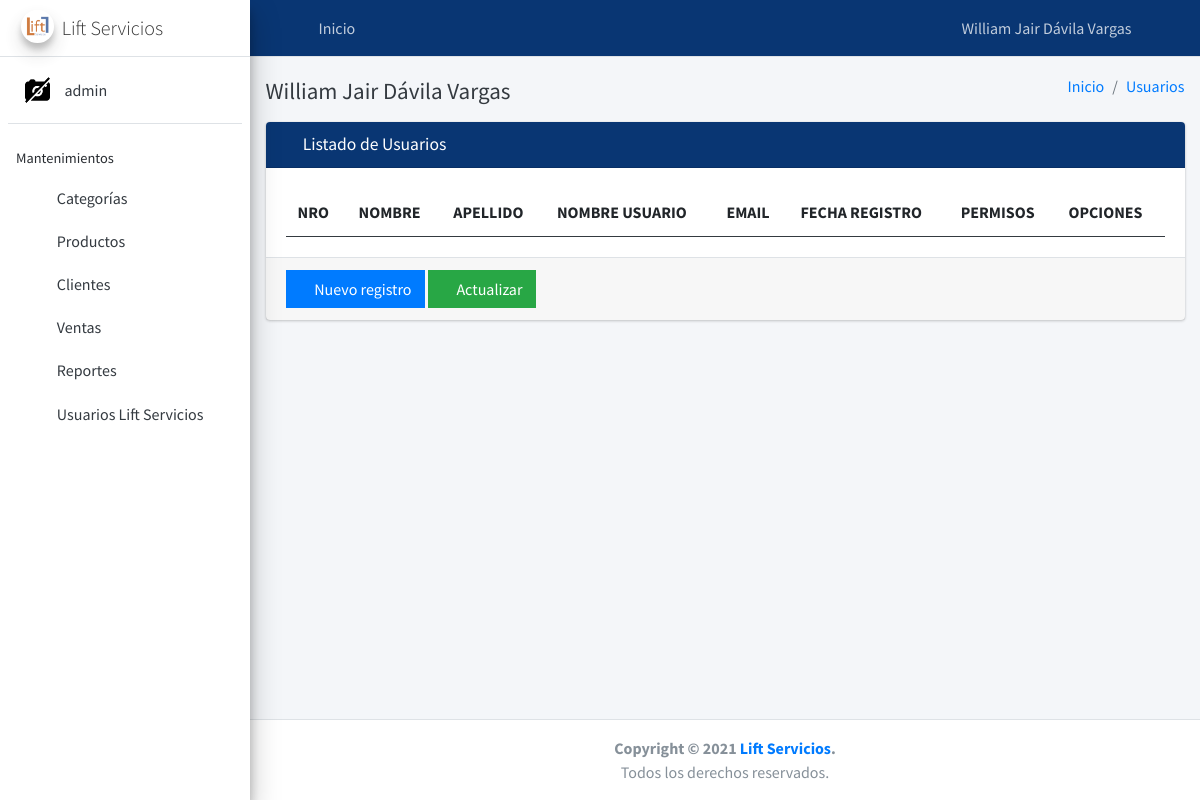
The page /user/list/ (signed in) on the database its author committed.
### core/user/models.py (models this page shows, shortened)
class User(AbstractUser):
    image = models.ImageField(
        upload_to='users/%Y/%m/%d', null=True, blank=True)
    token = models.UUIDField(
        primary_key=False, editable=False, null=True, blank=True)
    def get_image(self):
        if self.image:
            return '{}{}'.format(MEDIA_URL, self.image)
        return '{}{}'.format(STATIC_URL, 'img/empty.png')

### core/user/views.py (the view, shortened to what this page needs)
# urls.py: path('list/', UserListView.as_view(), name='user_list'),
class UserListView(LoginRequiredMixin, ValidatePermissionRequiredMixin, ListView):
    model = User
    template_name = 'user/list.html'
    permission_required = 'user.view_user'
    @method_decorator(csrf_exempt)
    def dispatch(self, request, *args, **kwargs):
        return super().dispatch(request, *args, **kwargs)
    def get_context_data(self, **kwargs):
        context = super().get_context_data(**kwargs)
        context['title'] = 'Listado de Usuarios'
        context['create_url'] = reverse_lazy('user:user_create')
        context['list_url'] = reverse_lazy('user:user_list')
        context['entity'] = 'Usuarios'
        return context

### core/erp/mixins.py (called while the page is built)
    def get_perms(self):
        if isinstance(self.permission_required, str):
            perms = (self.permission_required,)
        else:
            perms = self.permission_required
        return perms

    def dispatch(self, request, *args, **kwargs):
        if request.user.has_perms(self.get_perms()):
            return super().dispatch(request, *args, **kwargs)
        messages.error(request, 'No tiene permiso para ingresar a este módulo')
        return HttpResponseRedirect(self.get_url_redirect())

### core/user/templates/user/list.html (shortened to what this page needs)
{% extends 'list.html' %} {% load static %}  {% block columns %}
<tr>
    <th scope="col">NRO</th>
    <th scope="col">NOMBRE</th>
    <th scope="col">APELLIDO</th>
    <th scope="col">NOMBRE USUARIO</th>
    <th scope="col">EMAIL</th>
    <th scope="col">FECHA REGISTRO</th>
    <th scope="col">PERMISOS</th>
    <th scope="col">OPCIONES</th>
</tr>
{% endblock %} {% block rows %} {% endblock %} {% block javascript %} {% endblock %}

### templates/list.html (shortened to what this page needs)
{% extends 'layout.html' %} {% load static %} {% block head %}
<link rel="stylesheet" href="{% static 'lib/datatables-1.10.20/css/dataTables.bootstrap4.min.css' %}" />
<link rel="stylesheet" href="{% static 'lib/datatables-1.10.20/plugins/responsive-2.2.3/css/responsive.bootstrap4.min.css' %}" />
{% block head_list %} {% endblock %} {% endblock %} {% block content %}
<div class="card card-primary">
    <div class="card-header" style="background-color: rgba( 9, 54, 115 );">
        <h3 class="card-title">
            <i class="fas fa-search"></i> {{ title }}
        </h3>
    </div>
    <div class="card-body">
        <table class="table table-bordered" id="data">
            <thead>
                {% block columns %} {% endblock %}
            </thead>
        </table>
    </div>
    <div class="card-footer">
        {% block buttons_list %}
        <a href="{{ create_url }}" class="btn btn-primary btn-flat btnTest">
            <i class="fas fa-plus"></i> Nuevo registro
        </a>
        <a href="{{ list_url }}" class="btn btn-success btn-flat">
            <i class="fas fa-sync"></i> Actualizar
        </a>
        {% endblock %}
    </div>
</div>
{% endblock %}

### templates/layout.html
{% extends 'vtc/body.html' %}

### templates/vtc/body.html (shortened to what this page needs)
{% extends 'home.html' %} {% block body %}
<body class="hold-transition sidebar-mini layout-fixed">
    <div class="wrapper">
        {% include 'vtc/header.html' %}
        {% include 'vtc/sidebar.html' %}
        <div class="content-wrapper">
            <div class="content-header">
                <div class="container-fluid">
                    <div class="row">
                        <div class="col-sm-6">
                            <h1 class="m-0 text-dark"><small>{{ request.user.get_full_name }}</small></h1>
                        </div>
                        <div class="col-sm-6">
                            <ol class="breadcrumb float-sm-right">
                                <li class="breadcrumb-item"><a href="{% url 'erp:dashboard' %}">Inicio</a></li>
                                <li class="breadcrumb-item"><a href="{{ list_url }}">{{ entity }}</a></li>
                            </ol>
                        </div>
                    </div>
                </div>
            </div>
            <div class="content">
                <div class="container-fluid">
                    {% block content %} {% endblock %}
                </div>
            </div>
        </div>
        {% include 'footer.html' %}
    </div>
</body>
{% endblock %}

### templates/home.html (shortened to what this page needs)
{% load static %}
<!DOCTYPE html>
<html lang="en">
<head>
    <link rel="stylesheet" href="{% static 'lib/adminlte-3.0.4/plugins/font-awesome-5.11.1/css/all.min.css' %}">
    <link rel="stylesheet" href="{% static 'lib/adminlte-3.0.4/css/adminlte.min.css' %}">
    <link rel="stylesheet" href="{% static 'lib/jquery-confirm-v3.3.4/jquery-confirm.min.css' %}">
    <link rel="stylesheet" href="{% static 'css/mystyle.css' %}">
    {% block head %} {% endblock %}
</head>
{% block body %} {% endblock %}
</html>

### templates/vtc/header.html (shortened to what this page needs)
<nav class="main-header navbar navbar-expand navbar-dark navbar-primary" style="background-color: rgba( 9, 54, 115 );">
    <ul class="navbar-nav">
        <li class="nav-item">
            <a class="nav-link" data-widget="pushmenu" href="#" role="button"><i class="fas fa-bars"></i></a>
        </li>
        <li class="nav-item d-none d-sm-inline-block">
            <a href="{% url 'erp:dashboard' %}" class="nav-link">Inicio</a>
        </li>
    </ul>
    <ul class="order-1 order-md-3 navbar-no-expand navbar-nav ml-auto">
        <li class="nav-item dropdown">
            <a class="nav-link" data-toggle="dropdown" href="#">
                <i class="fas fa-users-cog"></i> {{ request.user.first_name }} {{ request.user.last_name }}
            </a>
        </li>
        <li class="nav-item">
            <a class="nav-link" href="{% url 'logout' %}">
                <i class="fas fa-power-off" aria-hidden="true"></i>
            </a>
        </li>
    </ul>
</nav>

### templates/vtc/sidebar.html
{% load static %}
<aside class="main-sidebar sidebar-light-primary elevation-4">
    <a href="{% url 'erp:dashboard' %}" class="brand-link">
        <img src="{% static 'img/logo.png' %}" alt="AdminLTE Logo" class="brand-image img-circle elevation-3" style="opacity: .8">
        <span class="brand-text font-weight-light">Lift Servicios</span>
    </a>
    <div class="sidebar">
        <div class="user-panel mt-3 pb-3 mb-3 d-flex">
            <div class="image">
                <img src="{{ request.user.get_image }}" class="img-circle" alt="User Image">
            </div>
            <div class="info">
                <a href="#" class="d-block">{{ request.user.username }}</a>
            </div>
        </div>
        <nav class="mt-2">
            <ul class="nav nav-pills nav-sidebar flex-column" data-widget="treeview" role="menu" data-accordion="false">
                <li class="nav-header">Mantenimientos</li>
                <li class="nav-item">
                    <a href="{% url 'erp:category_list' %}" class="nav-link">
                        <i class="nav-icon fas fa-truck-loading"></i>
                        <p>
                            Categorías
                        </p>
                    </a>
                </li>
                <li class="nav-item">
                    <a href="{% url 'erp:product_list' %}" class="nav-link">
                        <i class="nav-icon fas fa-boxes"></i>
                        <p>
                            Productos
                        </p>
                    </a>
                </li>
                <li class="nav-item">
                    <a href="{% url 'erp:client_list' %}" class="nav-link">
                        <i class="nav-icon fas fa-users"></i>
                        <p>
                            Clientes
                        </p>
                    </a>
                </li>
                <li class="nav-item">
                    <a href="{% url 'erp:sale_list' %}" class="nav-link">
                        <i class="nav-icon fas fa-shopping-cart"></i>
                        <p>
                            Ventas
                        </p>
                    </a>
                </li>
                <li class="nav-item">
                    <a href="{% url 'sale_report' %}" class="nav-link">
                        <i class="nav-icon fas fa-chart-bar"></i>
                        <p>
                            Reportes
                        </p>
                    </a>
                </li>
                <li class="nav-item">
                    <a href="{% url 'user:user_list' %}" class="nav-link">
                        <i class="nav-icon fas fa-user-plus"></i>
                        <p>
                            Usuarios Lift Servicios
                        </p>
                    </a>
                </li>
            </ul>
        </nav>
    </div>
</aside>

### templates/footer.html
<footer class="main-footer text-center">
    <strong>Copyright &copy; 2021 <a href="https://adminlte.io">Lift Servicios</a>.</strong><br> Todos los derechos reservados.
</footer>

### static/css/mystyle.css (style rules this page uses)
.table-bordered { border: 0 !important; }
.table-bordered > thead > tr > th { border: 0 !important; border-bottom: solid 1px #343a40 !important; }
.card-footer { border-top: 1px solid #dee2e6; }
.btn { color: white !important; }

### rows shown on the page
User: user.first_name "William Jair", user.last_name "Dávila Vargas", user.username "admin", user.get_full_name "William Jair Dávila Vargas"

### other values the page prints
{{ entity }} "Usuarios"
{{ title }} "Listado de Usuarios"
